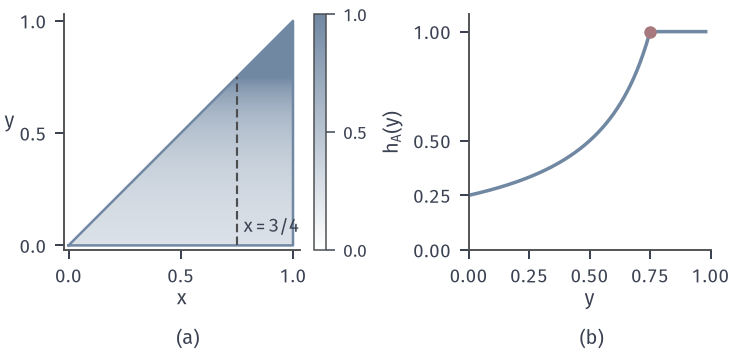

The script that drew this image:
"""Triangle model, A=[3/4,1]: (a) colour of (x,y) in the triangle is h_A(y)=P(X in A|Y=y);
(b) the function h_A(y)=1/(4(1-y)) for y<=3/4 and 1 afterwards."""
from pathlib import Path
import sys
sys.path.insert(0, str(Path(__file__).resolve().parents[1]/"cdis-common"))
from common import *
from matplotlib.colors import LinearSegmentedColormap
HERE = Path(__file__).resolve().parent
cmap = LinearSegmentedColormap.from_list('wb', ['#FFFFFF', BLUE])
def h(y): return np.minimum(1.0, 0.25/(1-np.minimum(y, 0.999999)))
fig, (a, b) = figure(width_mm=104, height_mm=50, ncols=2)
n = 400
xs = np.linspace(0, 1, n); ys = np.linspace(0, 1, n)
Xg, Yg = np.meshgrid(xs, ys)
Z = np.where(Yg <= Xg, h(Yg), np.nan)
im = a.imshow(Z, origin='lower', extent=(0, 1, 0, 1), cmap=cmap, vmin=0, vmax=1, interpolation='nearest')
a.plot([0, 1, 1, 0], [0, 0, 1, 0], color=BLUE, lw=1.0)
a.plot([0.75, 0.75], [0, 0.75], color=STROKE, lw=0.85, ls=DASH)
a.text(0.78, 0.06, '$x=3/4$', fontsize=7.5, ha='left')
cb = fig.colorbar(im, ax=a, fraction=0.05, pad=0.03, ticks=[0, 0.5, 1])
cb.outline.set_linewidth(0.6); cb.ax.tick_params(labelsize=7, width=0.6)
a.set_aspect('equal'); a.set_xlim(-0.02, 1.03); a.set_ylim(-0.02, 1.03)
a.set_xticks([0, 0.5, 1]); a.set_yticks([0, 0.5, 1]); a.set_xlabel('$x$', labelpad=1); a.set_ylabel('$y$', rotation=0)
yy = np.linspace(0, 0.98, 300)
b.plot(yy, h(yy), color=BLUE, lw=1.4)
b.scatter([0.75], [1.0], s=18, color=RED, zorder=4)
b.set_xlim(0, 1); b.set_ylim(0, 1.08); b.set_xticks([0, 0.25, 0.5, 0.75, 1]); b.set_yticks([0, 0.25, 0.5, 1])
b.set_xlabel('$y$', labelpad=1); b.set_ylabel('$h_A(y)$')

tags(fig, (a, b,), ('(a)', '(b)',))
save(fig, HERE, 'figure', {'A': '[3/4,1]', 'h_A': '1/(4(1-y)) for y<=3/4, 1 otherwise'})
